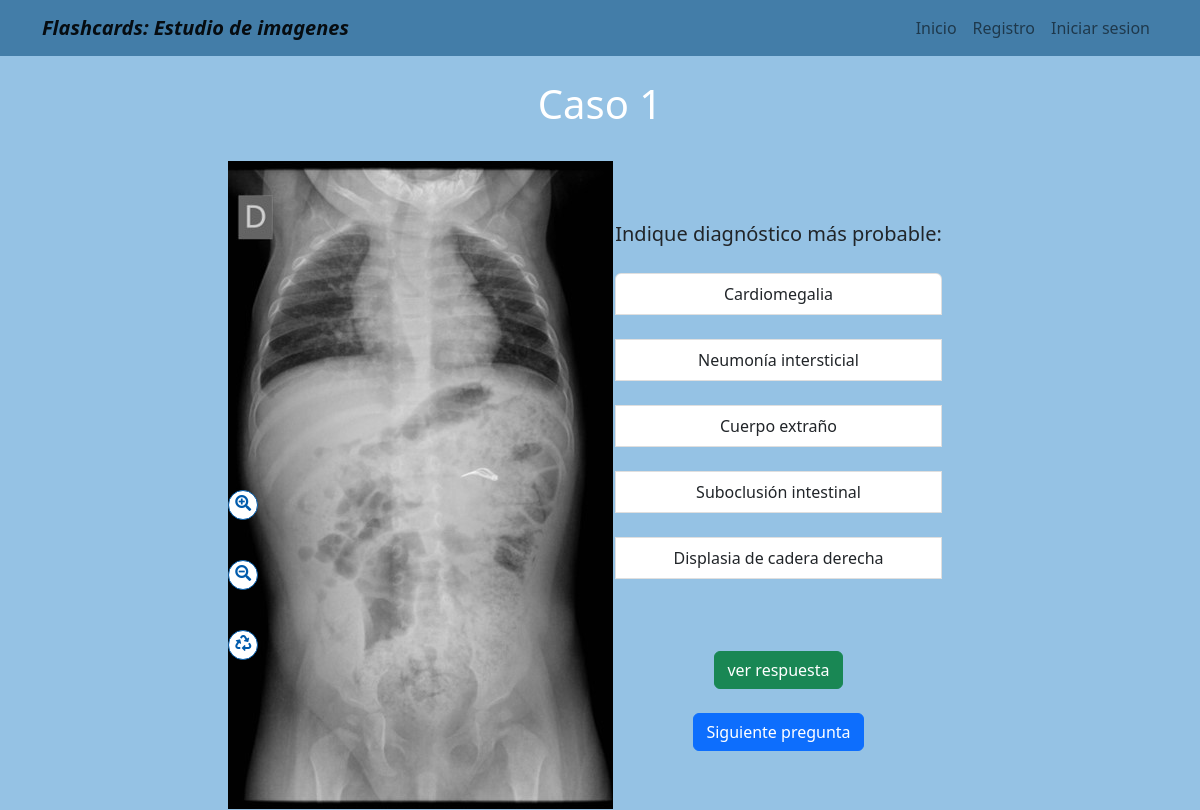
/alternativas/1/, run on the app's committed database.
### alternativas/models.py (models this page shows)
class secc_alternativa(models.Model):
    numero_respuesta_alt= PositiveSmallIntegerField(default=1)
    alternativa_1= CharField(max_length=100, blank=True)
    alternativa_2= CharField(max_length=100, blank=True)
    alternativa_3= CharField(max_length=100, blank=True)
    alternativa_4= CharField(max_length=100, blank=True)
    alternativa_5= CharField(max_length=100, blank=True)
    alternativa_respuesta= CharField(max_length=100, blank=True)
    descripcion_breve = CharField(max_length=600, blank=True)
    url_info_esp= URLField(blank=True)
    url_info_ing= URLField(blank=True)
    imagen_con_patologia= ImageField(upload_to='estudio/images/')
    pregunta= CharField(max_length=500, blank=True)

### alternativas/views.py (the view)
# urls.py: path('1/', uno, name='uno'), # se visualiza la respuesta en la ruta uno/ y redirecciona al archivo respuesta_1.html
def uno(request):
    primera= secc_alternativa.objects.filter(numero_respuesta_alt=1)
    return render(request, '1.html',{'primera':primera})

### alternativas/templates/1.html
{% extends "layout.html" %}
{% block content %}
 {% for info in primera %}
 <h1 style="color:white ; text-align:center;"> Caso {{info.numero_respuesta_alt}}</h1> <br/>
  <td style="padding-left: 20px;">
    <a class="boton zoom"><i class="fas fa-search-plus"></i></a>
    <a class="boton zoom-out"><i class="fas fa-search-minus"></i></a>
    <a class="boton zoom-init"><i class="fas fa-recycle"></i></a>
    <img id= "target" src=" {{info.imagen_con_patologia.url}}" > <br>
  </td>
  <td style="padding-right: 50px;">
    <a style=" font-size: 20px">{{info.pregunta}} </a> <br><br>
    <div class="list-group">
        <a class="list-group-item list-group-item-action">{{info.alternativa_1}} </a> <br>
        <a class="list-group-item list-group-item-action">{{info.alternativa_2}} </a> <br>
        <a class="list-group-item list-group-item-action">{{info.alternativa_3}} </a> <br>
        <a class="list-group-item list-group-item-action">{{info.alternativa_4}} </a> <br>
        <a class="list-group-item list-group-item-action">{{info.alternativa_5}} </a> <br>
    </div>
    <br> <br> <a class="btn btn-success text-center contenedor-boton-inicio" href="{% url 'uno_r' %}" role="button" > ver respuesta </a>
    <br> <br> <a class="btn btn-primary text-center contenedor-boton-inicio" href="{% url 'dos' %}" role="button" > Siguiente pregunta </a>
  </td>
{% endfor %}
{% endblock %}

### home/templates/layout.html (shortened to what this page needs)
<!doctype html>
<html lang="en">
  <head>
        <link href="https://cdn.jsdelivr.net/npm/bootstrap@5.2.0/dist/css/bootstrap.min.css" rel="stylesheet">
        <!-- Including main.css for visual changes makes a mistake now there is no {% load static %}
        <link rel="stylesheet"  type="text/css" href="{% static 'main.css' %}"> -->
        <link rel="stylesheet" href="https://use.fontawesome.com/releases/v5.6.1/css/all.css">
    </head>
    <body>
        {% include 'partials/navbar.html' %}
        <div class="container-md clearfix">
            <br/>
            <table align="center" cellpadding="1" cellspacing="1" style="border-radius: 20px">
                <tr>
                    {% block content %}
                    {% endblock %}
                </tr>
        </div>
    </body>
</html>

### home/templates/partials/navbar.html (shortened to what this page needs)
<nav class="navbar navbar-expand-lg navbar-info" >
  <div class="container">
    <a class="navbar-brand fw-bold fst-italic" href="/">Flashcards: Estudio de imagenes </a>
    <div class="collapse navbar-collapse" id="navbarNav">
      {% if user.is_authenticated %}
      <ul class="navbar-nav ms-auto" >
        <li class="nav-item active">
            <!-- Dentro de cada href se encuentra la funcion que esta en el archivo .views de cada aplicacion
          inicio_evaluacion
          inicio_cuestionario
          inicio_terminos -->
          <a class="nav-link" href="{% url 'inicio' %}">Inicio</a>
        </li>
        <li class="nav-item">
          <a class="nav-link" href="{% url 'evaluacion' %}"> Evaluacion</a>
        </li>
        <li class="nav-item">
          <a class="nav-link" href="{% url 'inicio_alternativas' %}"> Casos con alternativa</a>
        </li>
        <li class="nav-item">
          <a class="nav-link"  href="{% url 'terminos' %}">Terminos Pareados</a>
        </li>
        <li class="nav-item">
          <a class="nav-link"  href="{% url 'logout' %}">Cerrar sesion</a>
        </li>
        {% if user.is_superuser %}
        <div class="collapse navbar-collapse" id="navbarNavDarkDropdown">
          <ul class="navbar-nav">
            <li class="nav-item dropdown">
              <a class="nav-link dropdown-toggle" href="#" id="navbarDarkDropdownMenuLink" role="button" data-bs-toggle="dropdown" aria-expanded="false">
                Admin
              </a>
              <ul class="dropdown-menu dropdown-menu-dark" aria-labelledby="navbarDarkDropdownMenuLink">
                <li><a class="dropdown-item"  href=#> Resultados de usuarios </a></li>
                <li><a class="dropdown-item"  href=#> Enviar un correo </a></li>
                <li><a class="dropdown-item"  href=#> Añadir administrador </a></li>
                <li><a class="dropdown-item"  href=#> Borrar usuarios </a></li>
              </ul>
            </li>
          </ul>
        </div>
        {% endif %}
      </ul>
      {% else %}
      <ul class="navbar-nav ms-auto" >
      <li class="nav-item active">
        <a class="nav-link" href="{% url 'inicio' %}">Inicio</a>
    </li>
      <li class="nav-item">
        <a class="nav-link"  href="{% url 'signup' %}">Registro</a>
    </li>
    <li class="nav-item">
        <a class="nav-link"  href="{% url 'login' %}">Iniciar sesion</a>
    </li>
    {% endif %}
      </ul>
    </div>
  </div>
</nav>

### home/templates/layout.html (style rules this page uses)
body { background-color:#95c2e4; text-align: center; }
.contenedor-boton-inicio { display: inline-flex; }
.navbar { background:#437da8; }
.boton { width: 30px; height: 30px; background: #FFF; border: 1px solid #005bac; border-radius: 50%; -moz-border-radius: 50%; -webkit-border-radius: 50%; color: #005bac; position: fixed; text-align: center; -ms-user-select: none; -moz-user-select: -moz-none; -khtml-user-select: none; -webkit-user-select: none; user-select: none; transition: all 0.3s ease; z-index: 1; }
.zoom { bottom: 290px; }
.zoom-out { bottom: 220px; }
.zoom-init { bottom: 150px; }

### data on the page
secc_alternativa: numero_respuesta_alt "1", imagen_con_patologia (picture), pregunta "Indique diagnóstico más probable:", alternativa_1 "Cardiomegalia", alternativa_2 "Neumonía intersticial", alternativa_3 "Cuerpo extraño", alternativa_4 "Suboclusión intestinal", alternativa_5 "Displasia de cadera derecha"
